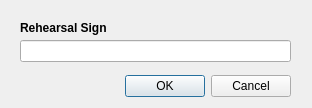
<?xml version="1.0" encoding="UTF-8"?>
<ui version="4.0">
 <class>RERehearsalDialog</class>
 <widget class="QDialog" name="RERehearsalDialog">
  <property name="geometry">
   <rect>
    <x>0</x>
    <y>0</y>
    <width>312</width>
    <height>108</height>
   </rect>
  </property>
  <property name="sizePolicy">
   <sizepolicy hsizetype="Fixed" vsizetype="Fixed">
    <horstretch>0</horstretch>
    <verstretch>0</verstretch>
   </sizepolicy>
  </property>
  <property name="windowTitle">
   <string>Rehearsal Sign</string>
  </property>
  <property name="sizeGripEnabled">
   <bool>false</bool>
  </property>
  <widget class="QDialogButtonBox" name="buttonBox">
   <property name="geometry">
    <rect>
     <x>20</x>
     <y>70</y>
     <width>271</width>
     <height>32</height>
    </rect>
   </property>
   <property name="orientation">
    <enum>Qt::Horizontal</enum>
   </property>
   <property name="standardButtons">
    <set>QDialogButtonBox::Cancel|QDialogButtonBox::Ok</set>
   </property>
  </widget>
  <widget class="QLineEdit" name="rehearsalText">
   <property name="geometry">
    <rect>
     <x>20</x>
     <y>40</y>
     <width>271</width>
     <height>22</height>
    </rect>
   </property>
  </widget>
  <widget class="QLabel" name="label">
   <property name="geometry">
    <rect>
     <x>20</x>
     <y>20</y>
     <width>251</width>
     <height>16</height>
    </rect>
   </property>
   <property name="font">
    <font>
     <weight>75</weight>
     <bold>true</bold>
    </font>
   </property>
   <property name="text">
    <string>Rehearsal Sign</string>
   </property>
  </widget>
 </widget>
 <resources/>
 <connections>
  <connection>
   <sender>buttonBox</sender>
   <signal>accepted()</signal>
   <receiver>RERehearsalDialog</receiver>
   <slot>accept()</slot>
   <hints>
    <hint type="sourcelabel">
     <x>248</x>
     <y>254</y>
    </hint>
    <hint type="destinationlabel">
     <x>157</x>
     <y>274</y>
    </hint>
   </hints>
  </connection>
  <connection>
   <sender>buttonBox</sender>
   <signal>rejected()</signal>
   <receiver>RERehearsalDialog</receiver>
   <slot>reject()</slot>
   <hints>
    <hint type="sourcelabel">
     <x>316</x>
     <y>260</y>
    </hint>
    <hint type="destinationlabel">
     <x>286</x>
     <y>274</y>
    </hint>
   </hints>
  </connection>
 </connections>
</ui>
